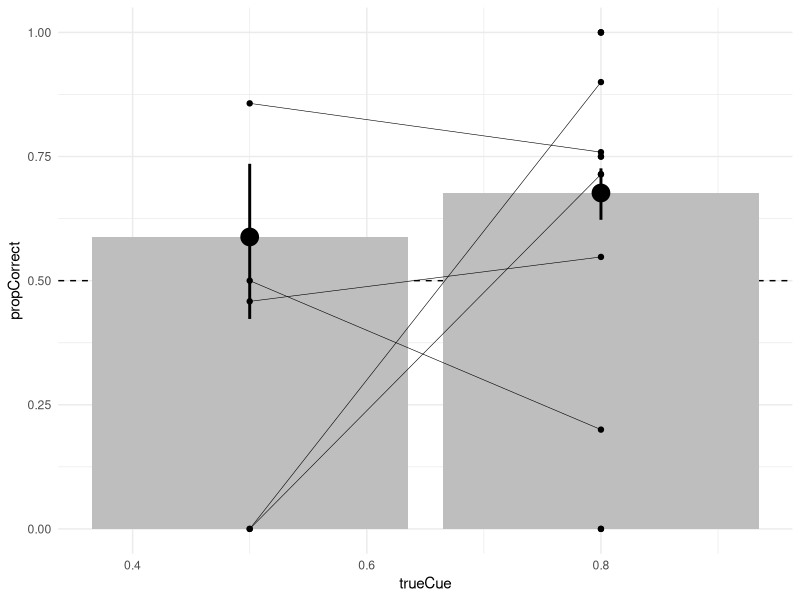

This figure's R source: (Note: this script raises an error after producing the figure.)
library(tidyverse)
library(patchwork)
library(emmeans)

outdir <- '../figures/allconditions/'
inference_df <- read.csv('../tidied_data/all_conditions/inference.csv')

inference_df <- inference_df %>% 
  filter(subID != c(33), catch_trial==0, zlogRT > -10) %>%
  group_by(subID) %>%
  mutate(condition = ifelse(subID < 55, '80/50', '65/50'),
         cueCorr = cor(subjectiveCue, trueCue),
         cueDiff = subjectiveCue - trueCue,
         cueCorr_spearman = cor(subjectiveCue, trueCue, method = 'spearman'),
         cueCorr_q = ntile(cueCorr, n=2),
         cueCorr_sign = case_when(cueCorr < 0 ~ 'negative',
                                  cueCorr > 0 ~ 'positive'),
         noise1resp = ifelse(RT <= noise1_duration, 1, 0))

#### plot response probabilities ####
noise1acc_df <- glm(accuracy ~ factor(trueCue) + subjectiveCue + cueCorr, family='binomial', filter(inference_df, condition=='80/50' & noise1resp==1)) %>% 
  emmip(., ~ trueCue, CIs=T, type='response', plotit=F) 

inference_df %>% 
  filter(condition == '80/50') %>%
  mutate(noise1resp = ifelse(RT <= noise1_duration, 1, 0)) %>%
  filter(noise1resp==1) %>%
  group_by(subID, trueCue) %>%
  summarise(propCorrect = mean(accuracy)) %>%
  ggplot(aes(x=trueCue, y=propCorrect)) +
  theme_minimal() + ylim(0,1) +
  geom_hline(yintercept = 0.5, linetype='dashed') +
  geom_col(aes(y=yvar), data=noise1acc_df, fill='gray') +
  geom_pointrange(aes(y=yvar, ymin=LCL, ymax=UCL), data=noise1acc_df, fatten=10, linewidth=1) +
  geom_point() + 
  geom_line(aes(group=subID), linewidth=0.2)





#### plot accuracy as a function of true cue values #### 
p1 <- inference_df %>%
  mutate(trueCue = factor(trueCue, levels=c(50,80), labels=c('50%','80%'))) %>%
  group_by(subID, respLabel, trueCue, catch_label) %>%
  summarise(propCorrect = mean(accuracy, na.rm=T)) %>%
  ggplot(aes(x=respLabel, y=propCorrect, color=trueCue, fill=trueCue)) +
  theme_bw() +
  geom_hline(yintercept = 0.5) +
  geom_jitter(alpha=0.25, size=1, height=0, width=0.2) +
  stat_summary(fun.data = 'mean_se') +
  stat_summary(aes(group=trueCue), fun = 'mean', geom='line') +
  facet_wrap(~ catch_label) +
  ggtitle('behavior')

p2 <- model_df %>%
  group_by(subID, respLabel, trueCue) %>%
  summarise(propCorrect = mean(rawChoice, na.rm=T)) %>%
  ggplot(aes(x=respLabel, y=propCorrect, color=trueCue, fill=trueCue)) +
  theme_bw() +
  geom_hline(yintercept = 0.5) +
  geom_jitter(alpha=0.2, size=0.5, height=0, width=0.2) +
  stat_summary(fun.data = 'mean_se', shape=9) +
  stat_summary(aes(group=trueCue), fun = 'mean', geom='line') +
  ggtitle('model') +
  ylim(0, 1)

p1 + p2 + plot_layout(widths=c(2, 1), guides = 'collect')
ggsave(paste0(outdir, 'inferenceAccuracy_byEpoch_trueCue.png'), width=8, height=3)



#### plot accuracy as a function of subjective cue values ####
p1 <- inference_df %>%
  mutate(subjectiveCue = factor(case_when(subjectiveCueOrder == 3 ~ 'weakest cue',
                                          subjectiveCueOrder < 3 ~ 'stronger cues'),
                                levels = c('weakest cue', 'stronger cues'))) %>%
  filter(is.na(subjectiveCue)==0) %>%
  group_by(subID, respLabel, subjectiveCue, catch_label) %>%
  summarise(propCorrect = mean(accuracy, na.rm=T)) %>%
  ggplot(aes(x=respLabel, y=propCorrect, color=subjectiveCue, fill=subjectiveCue)) +
  theme_bw() +
  geom_hline(yintercept = 0.5) +
  geom_jitter(alpha=0.2, size=1, height=0, width=0.2) +
  stat_summary(fun.data = 'mean_se') +
  stat_summary(aes(group=subjectiveCue), fun = 'mean', geom='line') +
  facet_wrap(~ catch_label) +
  ggtitle('behavior: subjective cues')

p1 + p2 + plot_layout(widths=c(2, 1), guides = 'collect')
ggsave(paste0(outdir, 'inferenceAccuracy_byEpoch_subjCue.png'), width=8, height=3)


inference_df %>%
  mutate(subjectiveCueOrder = factor(subjectiveCueOrder)) %>%
  filter(is.na(subjectiveCueOrder)==0) %>%
  group_by(subID, respLabel, subjectiveCueOrder, catch_label) %>%
  summarise(propCorrect = mean(accuracy, na.rm=T)) %>%
  ggplot(aes(x=respLabel, y=propCorrect, color=subjectiveCueOrder, fill=subjectiveCueOrder)) +
  theme_bw() +
  geom_hline(yintercept = 0.5) +
  geom_jitter(alpha=0.2, size=1, height=0, width=0.2) +
  stat_summary(fun.data = 'mean_se') +
  stat_summary(aes(group=subjectiveCueOrder), fun = 'mean', geom='line') +
  facet_wrap(~ catch_label) +
  ggtitle('behavior')

ggsave(paste0(outdir, 'inferenceAccuracy_byEpoch_subjCueAll.png'), width=6, height=3)



#### proportion of responses made during each period ####
rm(p1, p2)

# by objective cueIdx
nTrials <- inference_df %>% group_by(cueIdx, catch_label) %>% count() %>% rename(totalTrials = n)
respTrials <- inference_df %>% group_by(respLabel, cueIdx, catch_label) %>% count()
p1 <- left_join(respTrials, nTrials, by=c('cueIdx', 'catch_label')) %>%
  group_by(cueIdx, respLabel, catch_label) %>%
  mutate(pResp = n/totalTrials) %>%
  ggplot(aes(x=respLabel, y=pResp, fill=cueIdx)) +
  theme_bw() + 
  facet_wrap(~ catch_label) +
  geom_col(position = position_dodge()) + 
  labs(y = 'proportion of trials', x='', title='objective cues') 

# by trueCue
nTrials <- inference_df %>% group_by(trueCue, catch_label) %>% count() %>% rename(totalTrials = n)
respTrials <- inference_df %>% group_by(respLabel, trueCue, catch_label) %>% count()
p2 <- left_join(respTrials, nTrials, by=c('trueCue', 'catch_label')) %>%
  mutate(trueCue = factor(trueCue, levels=c(80, 50))) %>%
  group_by(trueCue, respLabel, catch_label) %>%
  mutate(pResp = n/totalTrials) %>%
  ggplot(aes(x=respLabel, y=pResp, fill=trueCue)) +
  theme_bw() + 
  facet_wrap(~ catch_label) +
  geom_col(position = position_dodge()) + 
  labs(y = 'proportion of trials', x='', title='collapsing across 80% cues') 

# by subjectiveCueOrder
nTrials <- inference_df %>% group_by(subjectiveCueOrder, catch_label) %>% count() %>% rename(totalTrials = n)
respTrials <- inference_df %>% group_by(respLabel, subjectiveCueOrder, catch_label) %>% count()
p3 <- left_join(respTrials, nTrials, by=c('subjectiveCueOrder', 'catch_label')) %>%
  group_by(subjectiveCueOrder, respLabel, catch_label) %>%
  filter(is.na(subjectiveCueOrder)==0) %>%
  mutate(subjectiveCueOrder = factor(subjectiveCueOrder),
         pResp = n/totalTrials) %>%
  ggplot(aes(x=respLabel, y=pResp, fill=subjectiveCueOrder)) +
  theme_bw() + 
  facet_wrap(~ catch_label) +
  geom_col(position = position_dodge()) + 
  labs(y = 'proportion of trials', x='', title='subjective cues (3=weakest)') 

# by subjectiveCue (binary)
inference_df <- inference_df %>%
  mutate(subjectiveCueBinary = factor(case_when(subjectiveCueOrder == 3 ~ 'weakest cue',
                                                subjectiveCueOrder < 3 ~ 'stronger cues'),
                                      levels = c('weakest cue', 'stronger cues')))

nTrials <- inference_df %>% group_by(subjectiveCueBinary, catch_label) %>% count() %>% rename(totalTrials = n)
respTrials <- inference_df %>% group_by(respLabel, subjectiveCueBinary, catch_label) %>% count()
p4 <- left_join(respTrials, nTrials, by=c('subjectiveCueBinary', 'catch_label')) %>%
  group_by(subjectiveCueBinary, respLabel, catch_label) %>%
  filter(is.na(subjectiveCueBinary)==0) %>%
  mutate(subjectiveCueBinary = factor(subjectiveCueBinary),
         pResp = n/totalTrials,
         subjectiveCueBinary = factor(subjectiveCueBinary, levels=c('stronger cues', 'weakest cue'))) %>%
  ggplot(aes(x=respLabel, y=pResp, fill=subjectiveCueBinary)) +
  theme_bw() + 
  facet_wrap(~ catch_label) +
  geom_col(position = position_dodge()) + 
  labs(y = 'proportion of trials', x='', title='subjective cues (binary)') 

p1 + p2 + p3 + p4
ggsave(paste0(outdir, 'respProportion_behavior.png'), height=5, width=12)

# model predictions
nTrials <- model_df %>% group_by(cue) %>% count() %>% rename(totalTrials = n)
respTrials <- model_df %>% group_by(respLabel, cue) %>% count()

p <- left_join(respTrials, nTrials, by=c('cue')) %>%
  group_by(cue, respLabel) %>%
  mutate(cue = factor(cue, levels=c(0.8, 0.5)),
         pResp = n/totalTrials) %>%
  ggplot(aes(x=respLabel, y=pResp, fill=cue)) +
  theme_bw() + 
  geom_col(position = position_dodge()) + 
  labs(y = 'proportion of trials', x='', title='model predictions') 


p2 + p + plot_layout(widths=c(2,1))
ggsave(paste0(outdir, 'respProportion_model.png'), height=4, width=8)


#### epoch durations across model & behavior ####
m1 <- model_df %>%
  pivot_longer(cols=contains('Frames'),
               names_to = 'epoch',
               values_to = 'duration') %>%
  filter(epoch == c('noise1Frames', 'signal1Frames', 'noise2Frames', 'signal2Frames')) %>%
  mutate(epoch = factor(epoch, levels=c('noise1Frames', 'signal1Frames', 'noise2Frames', 'signal2Frames'))) %>%
  ggplot(aes(x=duration)) + 
  theme_bw() + 
  geom_histogram(bins=50) +
  facet_grid(~epoch) +
  labs(title = 'intended epoch durations: simulation', x = 'frames')

m2 <- model_df %>%
  pivot_longer(cols=contains('Frames'),
               names_to = 'epoch',
               values_to = 'duration') %>%
  filter(epoch == c('noise1Frames_obs', 'signal1Frames_obs', 'noise2Frames_obs', 'signal2Frames_obs')) %>%
  mutate(epoch = factor(epoch, levels=c('noise1Frames_obs', 'signal1Frames_obs', 'noise2Frames_obs', 'signal2Frames_obs'))) %>%
  ggplot(aes(x=duration)) + 
  theme_bw() + 
  geom_histogram(bins=50) +
  facet_grid(~epoch) +
  labs(title = 'observed epoch durations: simulation', x = 'frames')

modelDurations <- (m1 / m2)

b1 <- inference_df %>%
  pivot_longer(cols=contains('frames_design'),
               names_to = 'epoch',
               values_to = 'duration') %>%
  filter(epoch == c('noise1frames_design', 'signal1frames_design', 'noise2frames_design', 'signal2frames_design')) %>%
  mutate(epoch = factor(epoch, levels=c('noise1frames_design', 'signal1frames_design', 'noise2frames_design', 'signal2frames_design'))) %>%
  ggplot(aes(x=duration)) + 
  theme_bw() + 
  geom_histogram(bins=50) +
  facet_grid(~epoch) +
  labs(title = 'intended epoch durations: behavior', x = 'frames')

b2 <- inference_df %>%
  pivot_longer(cols=contains('frames_obs'),
               names_to = 'epoch',
               values_to = 'duration') %>%
  filter(epoch == c('noise1frames_obs', 'signal1frames_obs', 'noise2frames_obs', 'signal2frames_obs')) %>%
  mutate(epoch = factor(epoch, levels=c('noise1frames_obs', 'signal1frames_obs', 'noise2frames_obs', 'signal2frames_obs'))) %>%
  ggplot(aes(x=duration)) + 
  theme_bw() + 
  geom_histogram(bins=50) +
  facet_grid(~epoch) +
  labs(title = 'observed epoch durations: behavior', x = 'frames')

modelDurations | (b1 / b2)

ggsave(paste0(outdir, 'epochDurations.png'), width=11, height=5)

#### RT histograms #### 
find_mode <- function(x) {
  ux <- unique(x)
  ux[which.max(tabulate(match(x, ux)))]
}

noise1_mode <- find_mode(inference_df$noise1frames_design) / 72
noise2Onset_mode <- find_mode(inference_df$noise2Onset_design) / 72
signal2Onset_mode <- find_mode(inference_df$signal2Onset_design) / 72

p1 <- inference_df %>%
  ggplot(aes(x=RT, color=congCue, fill=congCue)) +
  theme_bw() +
  annotate('rect', xmin=0, xmax=noise1_mode, ymin=0, ymax=70, alpha=0.5, fill='gray') + 
  annotate('rect', xmin=noise2Onset_mode, xmax=signal2Onset_mode, ymin=0, ymax=70, alpha=0.5, fill='gray') +
  geom_histogram(bins=50, alpha=0.5) +
  facet_wrap(~ subID, nrow=3) +
  labs(title = 'individual RT histograms', subtitle = 'boxes=mode noise durations')

p2 <- inference_df %>%
  mutate(congCue = factor(congCue)) %>%
  ggplot(aes(x=RT, color=congCue, fill=congCue)) +
  theme_bw() +
  annotate('rect', xmin=0, xmax=noise1_mode, ymin=0, ymax=500, alpha=0.5, fill='gray') + 
  annotate('rect', xmin=noise2Onset_mode, xmax=signal2Onset_mode, ymin=0, ymax=500, alpha=0.5, fill='gray') +
  geom_histogram(bins=50, alpha=0.5) +
  labs(title = 'group histogram', subtitle = 'boxes=mode noise durations')

p3 <- inference_df %>%
  mutate(congCue = factor(congCue)) %>%
  ggplot(aes(x=RT, color=congCue, fill=congCue)) +
  theme_bw() +
  annotate('rect', xmin=0, xmax=mean(inference_df$noise1frames_design)/72, ymin=0, ymax=500, alpha=0.5, fill='gray') + 
  annotate('rect', xmin=mean(inference_df$noise2Onset_design)/72, 
           xmax=mean(inference_df$signal2Onset_design)/72, ymin=0, ymax=500, alpha=0.5, fill='gray') +
  geom_histogram(bins=50, alpha=0.5) +
  labs(subtitle = 'boxes=mean noise durations')

p1 + (p2/p3) + plot_layout(guides='collect', widths=c(4, 1))
ggsave(paste0(outdir, 'RT_histograms.png'), width=12, height=5)

## split by correct & incorrect
inference_df %>%
  mutate(congCue = factor(congCue)) %>%
  ggplot(aes(x=RT, color=congCue, fill=congCue)) +
  theme_bw() +
  annotate('rect', xmin=0, xmax=noise1_mode, ymin=0, ymax=70, alpha=0.5, fill='gray') + 
  annotate('rect', xmin=noise2Onset_mode, xmax=signal2Onset_mode, ymin=0, ymax=70, alpha=0.5, fill='gray') +
  geom_histogram(bins=50, alpha=0.5) +
  facet_wrap(~ subID, nrow=3) +
  labs(title = 'individual RT histograms', subtitle = 'boxes=mode noise durations')

inference_df %>%
  mutate(congCue = factor(congCue)) %>%
  ggplot(aes(x=RT, color=congCue, fill=congCue)) +
  theme_bw() +
  annotate('rect', xmin=0, xmax=noise1_mode, ymin=0, ymax=500, alpha=0.5, fill='gray') + 
  annotate('rect', xmin=noise2Onset_mode, xmax=signal2Onset_mode, ymin=0, ymax=500, alpha=0.5, fill='gray') +
  geom_histogram(bins=50, alpha=0.5) +
  labs(title = 'group histogram', subtitle = 'boxes=mode noise durations')

# claude's code modified by me
p1 <- ggplot() +
  theme_bw() +
  annotate('rect', xmin=0, xmax=noise1_mode, ymin=-0.7, ymax=0.7, alpha=0.5, fill='gray') + 
  annotate('rect', xmin=noise2Onset_mode, xmax=signal2Onset_mode, ymin=-0.7, ymax=0.7, alpha=0.5, fill='gray') +
  geom_density(data = inference_df %>% filter(accuracy == 1), aes(x=RT, y=after_stat(density), group=congCue, color=factor(congCue))) +
  geom_density(data = inference_df %>% filter(accuracy == 0), aes(x=RT, y=-after_stat(density), group=congCue, color=factor(congCue))) +
  scale_y_continuous(name = "density", labels = function(x) abs(x), n.breaks = 6) +
  geom_hline(yintercept = 0, linetype = "solid", color = "black") +
  labs(title = 'group density plot', subtitle = 'boxes=mode noise durations', x='RT(s)')

# extension to individual subjects
p2 <- ggplot() +
  theme_bw() +
  annotate('rect', xmin=0, xmax=noise1_mode, ymin=-1, ymax=1, alpha=0.5, fill='gray') + 
  annotate('rect', xmin=noise2Onset_mode, xmax=signal2Onset_mode, ymin=-1, ymax=1, alpha=0.5, fill='gray') +
  geom_density(data = inference_df %>% filter(accuracy == 1), aes(x=RT, y=after_stat(density), group=congCue, color=factor(congCue))) +
  geom_density(data = inference_df %>% filter(accuracy == 0), aes(x=RT, y=-after_stat(density), group=congCue, color=factor(congCue))) +
  scale_y_continuous(name = "scaled density", labels = function(x) abs(x), n.breaks = 6) +
  facet_wrap(~subID, nrow=3) +
  geom_hline(yintercept = 0, linetype = "solid", color = "black") +
  labs(title = 'individual subject densities', subtitle = 'boxes=mode noise durations', x='RT (s)')

p2 + p1 + plot_layout(guides='collect', widths=c(4, 1))
ggsave(paste0(outdir, 'RT_densities.png'), width=12, height=5)


#### RT violins ####
meanRT <- median(inference_df$RT, na.rm=T) 
p1 <- inference_df %>%
  ggplot(aes(x=congCue, y=RT, color=congCue)) +
  theme_bw() +
  geom_hline(yintercept = meanRT) +
  geom_violin(aes(fill=congCue), alpha=0.25) +
  geom_boxplot(width=0.25) +
  labs(title = 'raw RT', subtitle='solid line = grand median')

p2 <- inference_df %>%
  ggplot(aes(x=congCue, y=zlogRT, color=congCue)) +
  theme_bw() +
  geom_hline(yintercept = 0) +
  geom_violin(aes(fill=congCue), alpha=0.25) +
  geom_boxplot(width=0.25) +
  labs(title = 'zlogRT', subtitle='solid line = 0')

p1 + p2 + plot_layout(guides = 'collect')
ggsave(paste0(outdir, 'RT_summaries.png'), width=8, height=4)


#### RT & accuracy summaries defined by "competing" linear models - 02/26 ####

# accuracy & rt by cueConf * trueCongruence
# accuracy
inference_df %>%
  group_by(subID, cueCorr_sign, cueConfidence, trueCongruence) %>%
  summarise(propCorrect = mean(accuracy, na.rm=T)) %>%
  ggplot(aes(x=cueConfidence, y=propCorrect, color=cueCorr_sign)) + 
  theme_bw() + facet_wrap(~ trueCongruence) +
  geom_hline(yintercept = 0.5, linewidth=0.25) +
  geom_hline(yintercept = 0.7, linetype='dashed', linewidth=0.25) +
  geom_point(position=position_jitter(width=0.1, height=0), alpha=0.5) +
  stat_summary(aes(group=cueCorr_sign), fun.data = 'mean_se') +
  stat_summary(aes(group=cueCorr_sign), fun.y = 'mean', geom='line') +
  labs(title = 'raw data: cueCorr * cueConfidence * trueCongruence')
ggsave(paste0(outdir, 'rawAccuracy_cueConf*trueCong.png'), width=6, height=3)

# rt
inference_df %>%
  group_by(subID, cueCorr_sign, cueConfidence, trueCongruence) %>%
  summarise(meanRT = mean(zlogRT, na.rm=T)) %>%
  ggplot(aes(x=cueConfidence, y=meanRT, color=cueCorr_sign)) + 
  theme_bw() + facet_wrap(~ trueCongruence) +
  geom_hline(yintercept = 0, linewidth=0.25) +
  geom_point(position=position_jitter(width=0.1, height=0), alpha=0.5) +
  stat_summary(aes(group=cueCorr_sign), fun.data = 'mean_se') +
  stat_summary(aes(group=cueCorr_sign), fun.y = 'mean', geom='line') +
  labs(title = 'raw data: cueCorr * cueConfidence * trueCongruence')
ggsave(paste0(outdir, 'rawRT_cueConf*trueCong.png'), width=6, height=3)

# accuracy & rt by subjectiveCue * congCue
# rt
inference_df %>%
  mutate(sc_quartile = ntile(subjectiveCue, 4)) %>%
  group_by(subID, cueCorr_sign, sc_quartile, congCue) %>%
  summarise(meanRT = mean(zlogRT, na.rm=T)) %>%
  ggplot(aes(x=sc_quartile, y=meanRT, color=cueCorr_sign)) + 
  theme_bw() + facet_wrap(~ congCue) +
  geom_hline(yintercept = 0, linewidth=0.25) +
  geom_point(position=position_jitter(width=0.1, height=0), alpha=0.5) +
  stat_summary(aes(group=cueCorr_sign), fun.data = 'mean_se') +
  stat_summary(aes(group=cueCorr_sign), fun.y = 'mean', geom='line') +
  labs(title = 'raw data: cueCorr * subjectiveCue * congCue')
ggsave(paste0(outdir, 'rawRT_subjectiveCue*congCue.png'), width=6, height=3)

# accuracy
inference_df %>%
  mutate(sc_quartile = ntile(subjectiveCue, 4)) %>%
  group_by(subID, cueCorr_sign, sc_quartile, congCue) %>%
  summarise(propCorrect = mean(accuracy, na.rm=T)) %>%
  ggplot(aes(x=sc_quartile, y=propCorrect, color=cueCorr_sign)) + 
  theme_bw() + facet_wrap(~ congCue) +
  geom_hline(yintercept = 0.5, linewidth=0.25) +
  geom_hline(yintercept = 0.7, linetype='dashed', linewidth=0.25) +
  geom_point(position=position_jitter(width=0.1, height=0), alpha=0.5) +
  stat_summary(aes(group=cueCorr_sign), fun.data = 'mean_se') +
  stat_summary(aes(group=cueCorr_sign), fun.y = 'mean', geom='line') +
  labs(title = 'raw data: cueCorr * subjectiveCue * congCue')
ggsave(paste0(outdir, 'rawAccuracy_subjectiveCue*congCue.png'), width=6, height=3)
